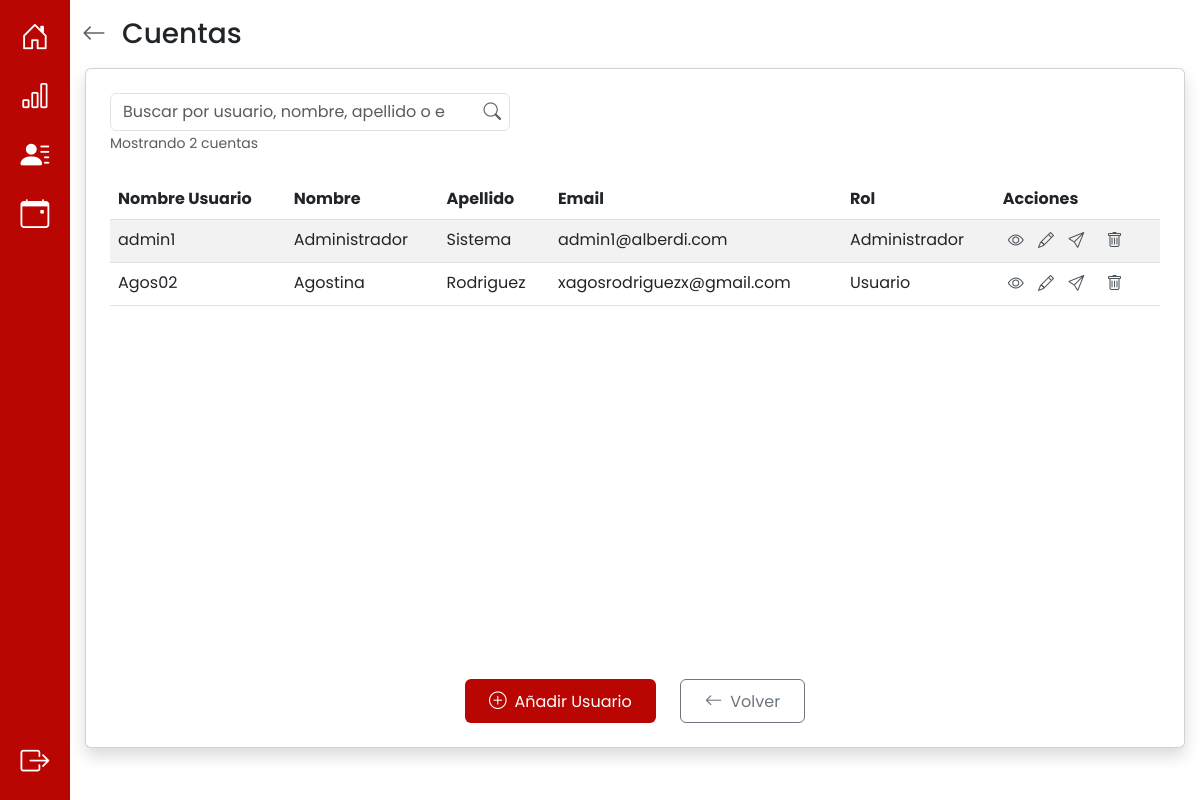
The page /cuentas/ (signed in) on the database its author committed.
### app/models.py (models this page shows, shortened)
class Cuenta(db.Model):
    __tablename__ = 'cuenta'
    nombre_usuario = db.Column(db.String(10), primary_key=True)
    email = db.Column(db.String(50), unique=True, nullable=False)
    nombre = db.Column(db.String(20), nullable=False)
    apellido = db.Column(db.String(20), nullable=False)
    password_hash = db.Column(db.String(255), nullable=False)
    email_verificado = db.Column(db.Boolean, default=False)
    fecha_creacion = db.Column(db.DateTime, default=datetime.utcnow, nullable=False)
    ultimo_acceso = db.Column(db.DateTime, nullable=True)
    eventos = db.relationship('Evento', back_populates='usuario', cascade="all, delete-orphan")
    pagos = db.relationship('Pago', back_populates='usuario', cascade="all, delete-orphan")
    administrador = db.relationship('Administrador', back_populates='cuenta', uselist=False)
    def es_administrador(self):
        return Administrador.query.filter_by(nombre_usuario=self.nombre_usuario).first() is not None

### app/routes/cuentas_routes.py (the view)
@cuentas_bp.route("/")
@login_required
@admin_required
def cuentas():
    cuentas = Cuenta.query.all()
    admins = {admin.nombre_usuario for admin in Administrador.query.all()}
    cuentas_con_rol = []
    for cuenta in cuentas:
        rol = "Administrador" if cuenta.nombre_usuario in admins else "Usuario"
        cuentas_con_rol.append({
            "nombre_usuario": cuenta.nombre_usuario,
            "nombre": cuenta.nombre,
            "apellido": cuenta.apellido,
            "email": cuenta.email,
            "rol": rol
        })
    return render_template('cuentas.html', list_cuentas=cuentas_con_rol)

### app/templates/cuentas.html (shortened to what this page needs)
{% extends 'base.html' %} {% block title %} Cuentas {% endblock %} {% block
styles %}
<link
  rel="stylesheet"
  href="{{ url_for('static', filename='css/cuentas.css') }}"
/>
{% endblock %} {% block content %}
<div class="position-fixed top-0 end-0 p-3" style="z-index: 2000">
</div>
<div class="container py-3" style="min-height: 90vh">
  <div class="d-flex align-items-center mb-3">
    <a
      href="{{ url_for('auth.inicio') }}"
      class="text-muted me-3"
      aria-label="Volver"
    >
      <i class="bi bi-arrow-left fs-4"></i>
    </a>
    <h3 class="m-0">Cuentas</h3>
  </div>
  <div
    class="card shadow p-4 w-100 mx-auto"
    style="max-width: 1100px; min-height: 85vh"
  >
    <div class="row">
      <div class="mb-4 w-100">
        <div class="position-relative w-100" style="max-width: 400px">
          <input
            type="search"
            id="inputBusqueda"
            class="form-control pe-5"
            placeholder="Buscar por usuario, nombre, apellido o email..."
            autocomplete="off"
          />
          <button
            type="button"
            id="btnBuscar"
            class="btn btn-link position-absolute top-50 end-0 translate-middle-y me-2 p-0 text-muted"
          >
            <i class="bi bi-search"></i>
          </button>
        </div>
        <small class="text-muted" id="contadorResultados">
          Mostrando {{ list_cuentas|length }} cuentas
        </small>
      </div>
    </div>
    <div class="row flex-grow-1 overflow-auto">
      <div class="col-12">
        <table class="table table-striped table-hover w-100">
          <thead>
            <tr>
              <th>Nombre Usuario</th>
              <th>Nombre</th>
              <th>Apellido</th>
              <th>Email</th>
              <th>Rol</th>
              <th>Acciones</th>
            </tr>
          </thead>
          <tbody id="tbodyCuentas">
            {% if list_cuentas %} {% for cuenta in list_cuentas %}
            <tr>
              <td>{{ cuenta.nombre_usuario }}</td>
              <td>{{ cuenta.nombre }}</td>
              <td>{{ cuenta.apellido }}</td>
              <td>{{ cuenta.email }}</td>
              <td>{{ cuenta.rol }}</td>
              <td class="acciones">
                <button
                  type="button"
                  class="btn btn-link p-0 text-decoration-none ver-detalles-btn"
                  data-usuario="{{ cuenta.nombre_usuario }}"
                  title="Ver detalles"
                >
                  <i class="bi bi-eye"></i>
                </button>
                <button
                  type="button"
                  class="btn btn-link p-0 text-decoration-none ms-2 editar-cuenta-btn"
                  data-usuario="{{ cuenta.nombre_usuario }}"
                  title="Editar"
                >
                  <i class="bi bi-pencil"></i>
                </button>
                {% if not cuenta.email_verificado %}
                <button
                  type="button"
                  class="btn btn-link p-0 text-decoration-none ms-2 reenviar-verificacion-btn"
                  data-usuario="{{ cuenta.nombre_usuario }}"
                  data-email="{{ cuenta.email }}"
                  title="Reenviar verificación"
                >
                  <i class="bi bi-send"></i>
                </button>
                {% endif %}
                <form
                  action="{{ url_for('cuentas.eliminar_cuenta', nombre_usuario=cuenta.nombre_usuario) }}"
                  method="POST"
                  style="display: inline"
                  class="ms-2"
                  onsubmit="return confirm('¿Estás seguro de eliminar la cuenta de {{ cuenta.nombre_usuario }}?');"
                >
                  <button
                    type="submit"
                    class="btn btn-link p-0 text-decoration-none"
                    title="Eliminar"
                  >
                    <i class="bi bi-trash"></i>
                  </button>
                </form>
              </td>
            </tr>
            {% endfor %} {% else %}
            <tr>
              <td colspan="7" class="text-center">No hay usuarios cargados</td>
            </tr>
            {% endif %}
          </tbody>
        </table>
      </div>
    </div>
    <div class="row">
      <div class="col-12 d-flex justify-content-center align-items-center mt-3">
        <div class="d-flex flex-row gap-4">
          <button
            type="button"
            id="openCrearModalBtn"
            class="btn btn-custom px-4 py-2"
          >
            <i class="bi bi-plus-circle me-2"></i>Añadir Usuario
          </button>
          <a
            href="{{url_for('cuentas.cuentas') }}"
            class="btn btn-outline-secondary px-4 py-2"
          >
            <i class="bi bi-arrow-left me-2"></i>Volver
          </a>
        </div>
      </div>
    </div>
  </div>
</div>
{% endblock %}

### app/static/css/style.css (style rules this page uses)
:root { --color-primario: #b90603; --color-hover: #ffe4e4; --color-btn: #ec221f; }
html, body { height: 100%; margin: 0; overflow-x: hidden; }
body { font-family: "Poppins", sans-serif; font-weight: 400; font-style: normal; margin: 0; padding: 0; }
.btn-custom { background-color: var(--color-btn); color: var(--color-hover); border: none; transition: background 0.2s; }

### app/static/css/cuentas.css (style rules this page uses)
.bi { font-size: 1.1rem; }
.btn-custom { background-color: #b90603; color: white; border-radius: 6px; }
.acciones button, .acciones form button { font-size: 0.85rem !important; padding: 0 !important; margin: 0 4px !important; color: #495057 !important; }
.acciones i { font-size: 1rem !important; }

### rows shown on the page
Cuenta: nombre_usuario "admin1", nombre "Administrador", apellido "Sistema", email "admin1@alberdi.com", rol "Administrador"
Cuenta: nombre_usuario "Agos02", nombre "Agostina", apellido "Rodriguez", email "xagosrodriguezx@gmail.com", rol "Usuario"

### other values the page prints
{{ list_cuentas|length }} "2"
